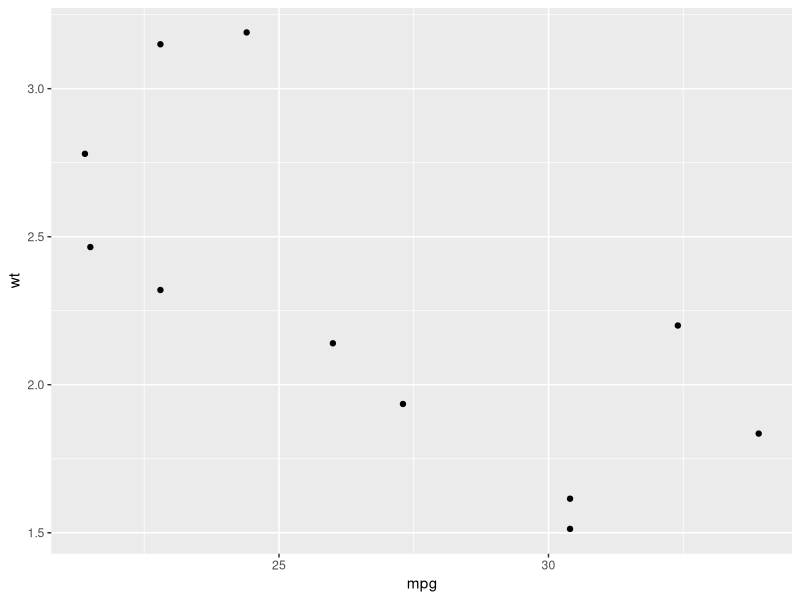
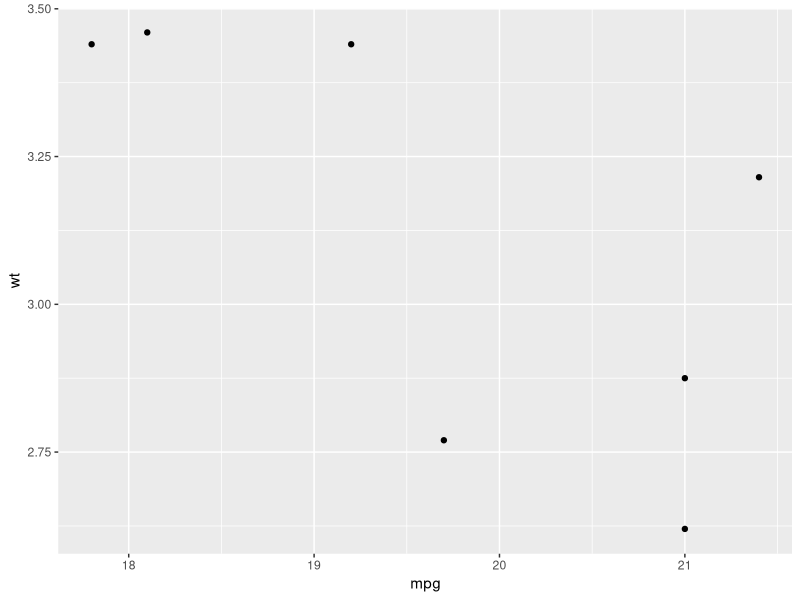
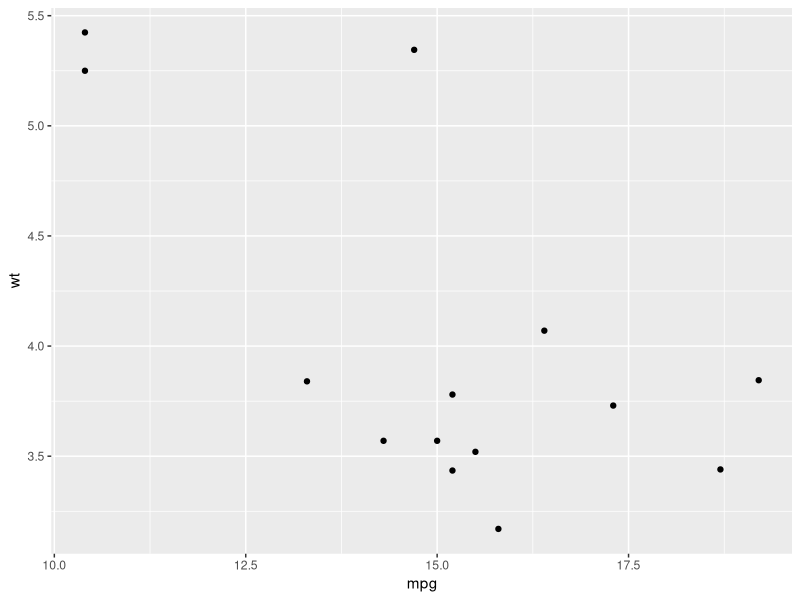

R code for these plots, in order:
library(tidyverse)

#the basic idea of how walk() works: 
x <- list(1, "a", 3)
x %>% 
  walk(print)

plots <- mtcars %>% 
  split(.$cyl) %>% 
  map(~ggplot(., aes(mpg, wt)) + geom_point())
paths <- stringr::str_c(names(plots), ".png")

pwalk(list(paths, plots), ggsave, path = "iteration/figs")
